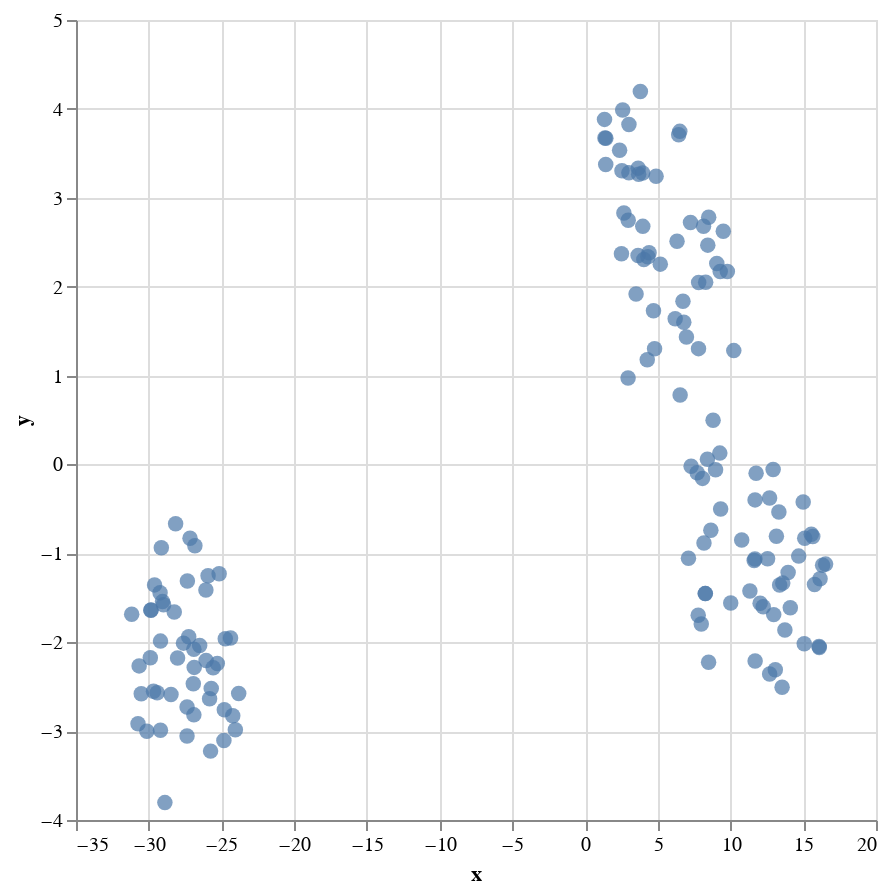

Here is the notebook cell this chart was saved with:
### Code cell
alt.Chart(df_proj_without_label).mark_circle(size=60).encode(
    x = "x",
    y = "y",
).interactive().properties(width=400, height=400)

### Figure 1 — Vega-Lite specification as saved in the notebook (floating-point values rounded to 4 significant figures; data arrays with more than 128 entries replaced by an {"elided": "..."} marker saying what was removed)
{"config": {"view": {"continuousWidth": 300, "continuousHeight": 300}}, "data": {"name": "data-55c3df89ec7111ecc6a17967e4adb6c1"}, "mark": {"type": "circle", "size": 60}, "encoding": {"x": {"field": "x", "type": "quantitative"}, "y": {"field": "y", "type": "quantitative"}}, "height": 400, "params": [{"name": "param_1", "select": {"type": "interval", "encodings": ["x", "y"]}, "bind": "scales"}], "width": 400, "$schema": "https://vega.github.io/schema/vega-lite/v5.20.1.json", "datasets": {"data-55c3df89ec7111ecc6a17967e4adb6c1": {"elided": "150 records"}}}
